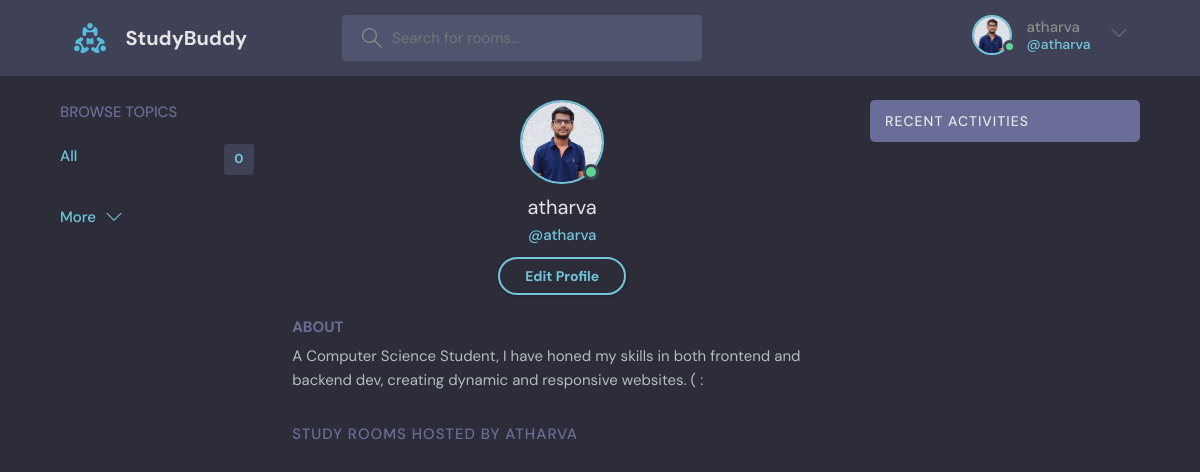
The page /profile/1/ (signed in) on the database its author committed.
### base/models.py (models this page shows)
class User(AbstractUser):
    name = models.CharField(max_length=200, null=True)
    email = models.EmailField(unique=True, null=True)
    bio = models.TextField(null=True)
    avatar = models.ImageField(null=True, default='avatar.svg')
    USERNAME_FIELD = 'email'
    REQUIRED_FIELDS = []

### base/views.py (the view)
# urls.py: path('profile/<str:pk>/', views.userProfile, name="user-profile"),
def userProfile(request, pk):
    user = User.objects.get(id=pk)
    rooms = user.room_set.all()
    room_messages = user.message_set.all()
    topics = Topic.objects.all()
    context = {'user':user,'room':rooms, 'room_messages': room_messages, 'topics':topics}
    return render(request, 'base/profile.html', context)

### base/templates/base/profile.html (shortened to what this page needs)
{% extends 'main.html' %}
{% block content %}
  <main class="profile-page layout layout--3">
    <div class="container">
       {% include 'base/topics_component.html' %}
      <div class="roomList">
        <div class="profile">
          <div class="profile__avatar">
            <div class="avatar avatar--large active">
              <img src="{{user.avatar.url}}" />
            </div>
          </div>
          <div class="profile__info">
            <h3>{{user.username}}</h3>
            <p>@{{user.username}}</p>
            {% if request.user == user %}
            <a href="{% url 'update-user' %}" class="btn btn--main btn--pill">Edit Profile</a>
            {% endif %}
          </div>
          <div class="profile__about">
            <h3>About</h3>
            <p>
              {{user.bio}}
            </p>
          </div>
        </div>
        <div class="roomList__header">
          <div>
            <h2>Study Rooms Hosted by {{user.username}}
            </h2>
          </div>
        </div>
      </div>
       {% include 'base/activity_component.html' %}
    </div>
  </main>
{% endblock content %}

### templates/navbar.html (shortened to what this page needs)
{% load static %}
  <header class="header header--loggedIn">
      <div class="container">
        <a href="{% url 'home' %}" class="header__logo">
          <img src="{% static 'images/logo.svg' %}" />
          <h1>StudyBuddy</h1>
        </a>
        <form class="header__search" method="get" action="{% url 'home' %}">
          <label>
            <input name="q" placeholder="Search for rooms..." />
          </label>
        </form>
        <nav class="header__menu">
          {% if request.user.is_authenticated %}
          <div class="header__user">
            <a href="{% url 'user-profile' request.user.id %}">
              <div class="avatar avatar--medium active">
                <img src="{{request.user.avatar.url}}" />
              </div>
              <p>{{request.user.username}}<span>@{{request.user.username}}</span></p>
            </a>
            <button class="dropdown-button">
              <svg version="1.1" xmlns="http://www.w3.org/2000/svg" width="32" height="32" viewBox="0 0 32 32">
                <title>chevron-down</title>
                <path d="M16 21l-13-13h-3l16 16 16-16h-3l-13 13z"></path>
              </svg>
            </button>
          </div>
          {% else %}
            <a href="{% url 'login' %}">
            <img src="{% static 'images/avatar.svg' %}" />
            <p>Login</p>
            </a>
            {% endif %}
        </nav>
      </div>
    </header>

### rows shown on the page
User: user.avatar (picture), user.username "atharva", avatar (picture), username "atharva", bio "A Computer Science Student, I have honed my skills in both frontend and backend dev, creating dynamic and responsive websites. ( :", username "ATHARVA"

### other values the page prints
{{ topics.count }} "0"
